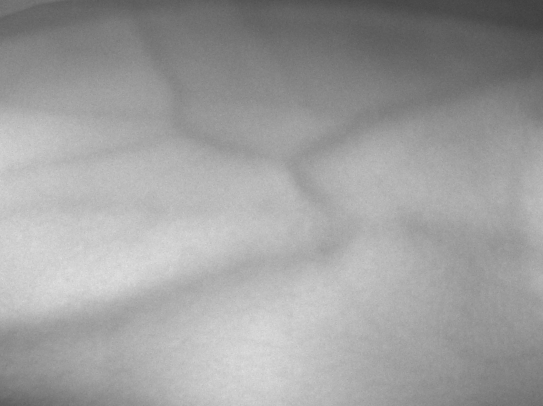
%> input picture Susana/MATLAB/jeppacut.png, 543 x 406 px
$ octave testy.m   (GNU Octave 9; MATLAB toolbox functions it lacks are replaced by stand-ins)
%> lines starting %> are read from the running program, lines starting %| are printed output that depends on the picture; in (x1, y1, x2, y2) boxes, pixels count from 0 and x2, y2 are one past the last pixel; in counts of white or black regions, pixels touching at a corner belong together; the program's own positions count from 1
### Susana/MATLAB/removegrey.m

function rg = removegrey (matrix)

matrix(matrix > 0.89) = 1;

rg = matrix;

end

### Susana/MATLAB/testy.m
%mitt f鰎slag 1
Originalet = imread('jeppacut.png');
%> Originalet is the input picture: size 406x543x3 uint8; min 63, max 224, mean 158.9
Original = rgb2gray(Originalet);

kernel = [1 2 1; 2 4 2; 1 2 1]/16;
LP = conv2(Original, kernel);

median = medfilt2(uint8(LP));

ball = offsetstrel('ball',3,3);
eroded = imerode(median,ball);

sep = strel('octagon',3);
close = imclose(median,sep);

gaussian = imgaussfilt(eroded,1);

badlight = im2double(gaussian);

%# Any large (relative to objects) structuring element will do.
%# Try sizes up to about half of the image size.
se = strel('diamond', 15);

%# Removes uneven lighting and enhances contrast.
lightok = imdivide(badlight,imclose(badlight,se));
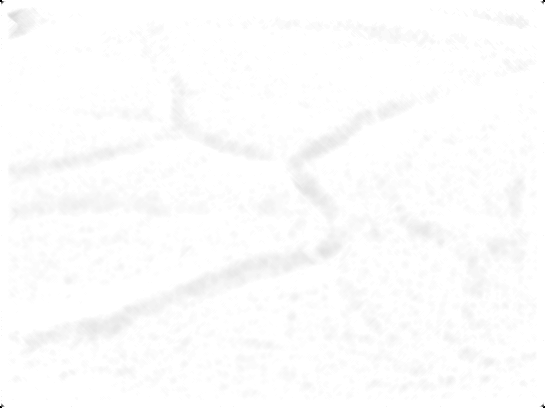
%> lightok: size 408x545 double; 0.01% of the values are NaN or infinite; the others: min 0.333, max 1, mean 0.995; drawn with min black, max white, NaN and infinite black

figure(2)
subplot(1,2,1)
imshow(lightok)

contrasty = imadjust(lightok);
closer = imclose(contrasty,sep);
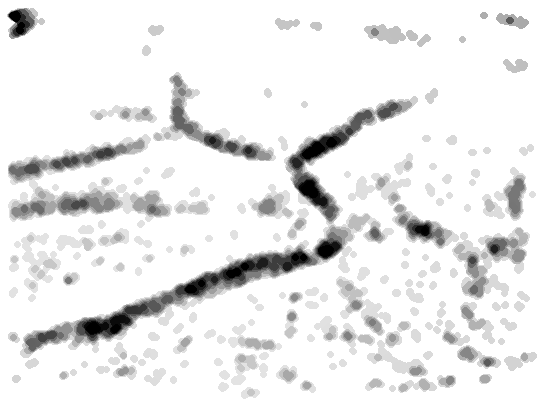
%> closer: size 408x545 double; min 0, max 1, mean 0.921

figure(3)
subplot(1,2,1)
imshow(contrasty)
subplot(1,2,2)
imshow(closer)

gauzzy = imgaussfilt(contrasty, 6);
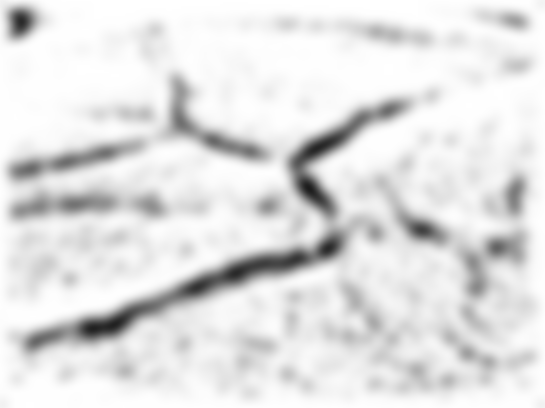
%> gauzzy: size 408x545 double; min 0.112, max 1, mean 0.889

figure(4)
subplot(1,2,1)
imshow(gauzzy)
subplot(1,2,2)
imshow(closer)

contrasty2 = imadjust(gauzzy);
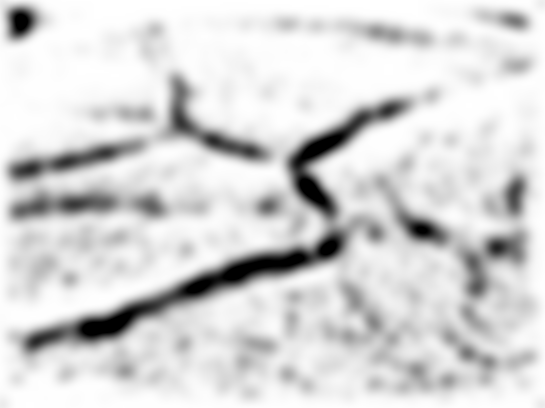
%> contrasty2: size 408x545 double; min 0, max 1, mean 0.843

figure(5)
subplot(1,2,1)
imshow(contrasty2)
subplot(1,2,2)
imshow(closer)

hej =removegrey(contrasty);
%> in removegrey, `matrix(matrix > 0.89) = 1;`: matrix: size 408x545 double; min 0, max 1, mean 0.89

figure(6)
subplot(1,2,1)
imshow(hej)
subplot(1,2,2)
imshow(closer)

binaryyy = imbinarize(hej, 0.9);
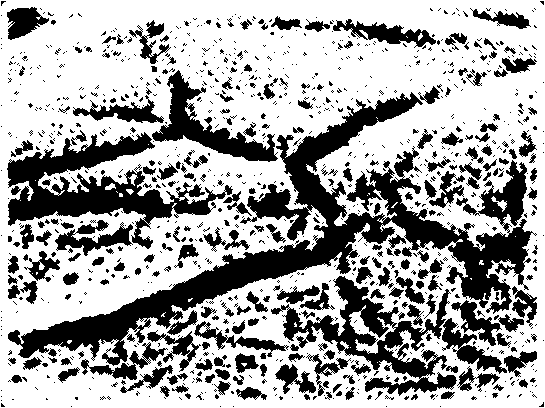
%> binaryyy: size 408x545 logical; 65.3% white; 1024 black regions (784 under 20 px), largest, box (x1, y1, x2, y2) and area: (8, 92, 537, 366) 26272, (7, 132, 233, 249) 8842, (271, 276, 457, 396) 6502
closer1 = imbinarize(closer, 0.95);
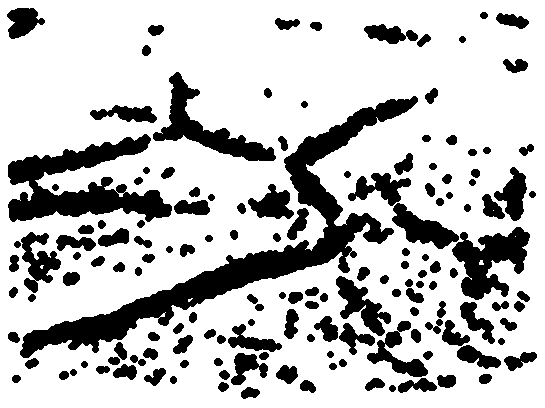
%> closer1: size 408x545 logical; 75.9% white; 151 black regions, largest, box (x1, y1, x2, y2) and area: (20, 96, 418, 358) 13836, (8, 134, 172, 222) 6630, (452, 227, 530, 300) 3036

figure(7)
subplot(1,2,1)
imshow(binaryyy)
subplot(1,2,2)
imshow(closer1)

invert = imcomplement(binaryyy);
invert2 = imcomplement(closer1);

figure(8)
subplot(1,2,1)
imshow(invert)
subplot(1,2,2)
imshow(invert2)

removespeckle = bwareaopen(invert, 900);
removespeckle2 = bwareaopen(invert2, 900);

figure(9)
subplot(1,2,1)
imshow(removespeckle)
subplot(1,2,2)
imshow(removespeckle2)

hellu = medfilt2(removespeckle);
%> hellu: size 408x545 logical; 22.3% white; 27 white regions (10 under 20 px), largest, box (x1, y1, x2, y2) and area: (8, 93, 532, 365) 25733, (7, 133, 232, 249) 8840, (271, 276, 507, 395) 7548

final = hellu + removespeckle2;


figure(10)
subplot(2,2,1)
imshow(Original)
subplot(2,2,2)
imshow(hellu, [1 1 1; 0 0 1])
subplot(2,2,3)
imshow(removespeckle2, [1 1 1; 0 0 1])
subplot(2,2,4)
imshow(final)%, [1 1 1; 0 0 1])
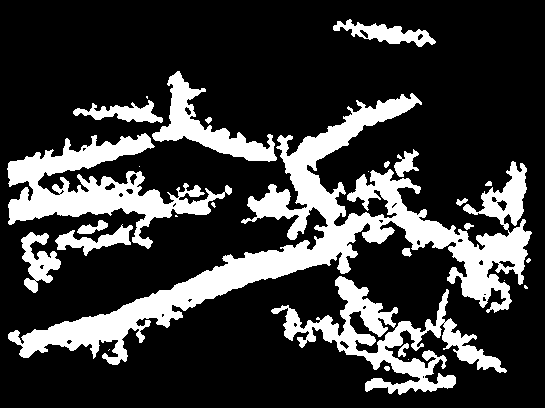
%> displayed picture: size 408x545, on the screen's scale of 0 to 255; 22.8% white; 28 white regions (10 under 20 px), largest, box (x1, y1, x2, y2) and area: (8, 93, 532, 365) 25733, (7, 133, 232, 249) 8840, (271, 276, 507, 395) 7548
